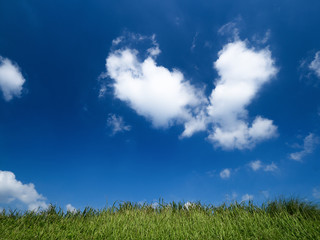
#> input picture Hw 3/data/landscape.jpg, 320 x 240 px
$ jupyter execute --allow-errors 'Frazzetto_Paolo_1205687_Clustering exercise.ipynb'   (shell and % lines are left out)   (older library calls are emulated)
#> lines starting #> are read from the running program, lines starting #| are printed output that depends on the picture; after the words box and inside, x2 and y2 are one past the last pixel; in counts of white or black regions, pixels touching at a corner belong together
### Clustering: k-means and linkage-based clustering

In this notebook we are going to practice with the k-means and the linkage-based (called "agglomerative" in sklearn) clustering algorithms.

In particular you are going to implement the k-means algorithm from scratch and to compare the results with the implementation already present in the sklearn library.

[cell 1]
#load the required packages

import numpy as np
import scipy as sp
import imageio as imio
import matplotlib.pyplot as plt

import sklearn
from sklearn.datasets.samples_generator import make_blobs
from sklearn.cluster import KMeans
from sklearn.datasets import load_sample_image
from skimage import data, color
from skimage.transform import rescale, resize, downscale_local_mean

from mpl_toolkits.mplot3d import Axes3D #3d plotting functions
from matplotlib import pyplot
from PIL import Image

from copy import deepcopy  #deepcopy ensures that a copy of all the object data is performed (not just the pointers)

## TO DO:

Place your ID number in the ID variable, it will be used as random seed (as usual the random seed can affect a little bit the results)

[cell 2]
# fix your ID ("numero di matricola") and the seed for random generator
ID = 1205687  #insert your ID number here
np.random.seed(ID)

[cell 3]
# load the images and display them
flower = load_sample_image('flower.jpg')
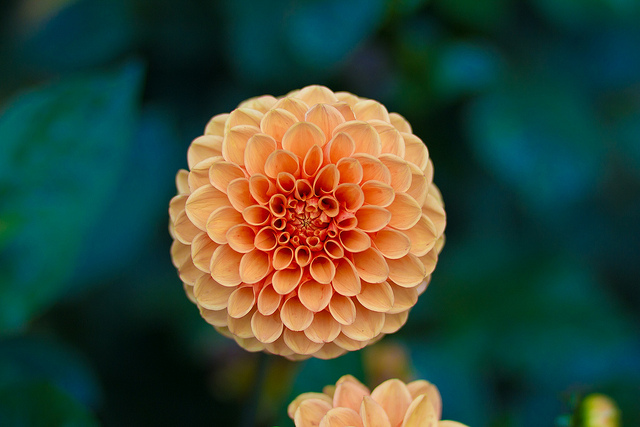
#> flower: shape (427, 640, 3); mean R, G, B 55.1, 73.6, 57
landscape = imio.imread("data/landscape.jpg")
#> landscape is the input picture: shape (240, 320, 3); mean R, G, B 53.2, 102.9, 142.7
skiing = imio.imread("data/skiing.jpg")
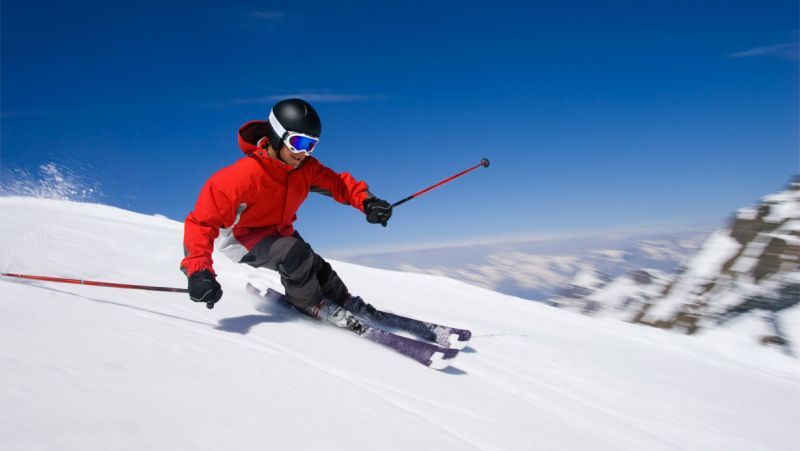
#> input picture Hw 3/data/skiing.jpg, 800 x 451 px
#> skiing is the input picture: shape (451, 800, 3); mean R, G, B 122.3, 146.9, 181.4

ax = plt.axes(xticks=[], yticks=[])
ax.imshow(flower)
plt.show()
print("Flower image: ",flower.shape)
#| Flower image:  (427, 640, 3)

ax2 = plt.axes(xticks=[], yticks=[])
ax2.imshow(landscape)
plt.show()
print("Landscape image: ",landscape.shape)
#| Landscape image:  (240, 320, 3)

ax3 = plt.axes(xticks=[], yticks=[])
ax3.imshow(skiing)
plt.show()
print("Skiing image: ",skiing.shape)
#| Skiing image:  (451, 800, 3)

We are going to start by using the flower image. It will be rescaled of a factor 8 to speed up the computation.

[cell 4]
# Rescale the image of a factor of 8
# The anti-aliasing can be enabled for better performances but requires a recent version of the python packages

flower_rescaled = rescale(flower, 1.0 / 8.0, anti_aliasing=True, multichannel=True) #new versions
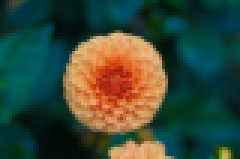
#> flower_rescaled: shape (53, 80, 3) float64 (shown 3 times larger); mean R, G, B 0.216, 0.289, 0.224
#flower_rescaled = rescale(flower, 1.0 / 8.0)  # better compatibility

# Firstly, we are going to visualize the rescaled version
print(flower_rescaled.shape)
#| (53, 80, 3)
ax = plt.axes(xticks=[], yticks=[])
ax.imshow(flower_rescaled);

[cell 5]
# reshape the data to a matrix of num_pixels x 3

data_rescaled = flower_rescaled.reshape(flower_rescaled.shape[0]*flower_rescaled.shape[1], 3)

print(data_rescaled.shape)
#| (4240, 3)
print(data_rescaled)
#> (printed output is left out)

[cell 6]
# Plot the points in the 3-dimensional space with normalized intervals between 0 and 1
# (corresponding to the three channels of the image, i.e. Red Green and Blue)


fig = pyplot.figure()
axis = fig.add_subplot(1, 1, 1, projection="3d")
r, g, b = list(data_rescaled[:,0]), list(data_rescaled[:,1]), list(data_rescaled[:,2])
#> r = 4240 values, max 0.947 at index 1485, min 0.000212 at index 3701, mean 0.216; g = 4240 values, max 0.78 at index 1071, min 0.0413 at index 3701, mean 0.289; b = 4240 values, max 0.575 at index 1071, min 0.00508 at index 3794, mean 0.224

axis.scatter(r, g, b, c=data_rescaled, s=5, marker="o")
axis.set_xlabel("Red")
axis.set_ylabel("Green")
axis.set_zlabel("Blue")
pyplot.show()
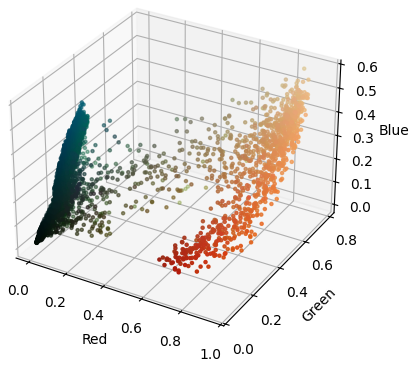
#> figure drawn by matplotlib, 1 panel

## TO DO 1
Implement the k-means algorithm manually (do not use the kmeans function of sklearn). The inputs to the function is the set of vectors to be clustered and the number of clusters. The output must contain the clusters barycenters, a vector associating each data point to the corresponding cluster and the error at each iteration.
Additionally, fix a maximum number of iterations of the k-means algorithm (e.g., 50).

[cell 7]
def my_kmeans(points, k):
#> called with points = array of shape (4240, 3), k = 2
    max_iters=50

    #ADD YOUR CODE HERE
    centroids = np.random.random(size=(k,points.shape[1])) # k centroids random initialization in the 3-dimensional space
    iters     = 0
    clusters  = np.empty(points.shape[0], dtype=int) # vector of labels associating each point to a cluster
#> clusters = 4240 values from -1 to -1
    error     = np.empty(max_iters)
    while iters < max_iters:

        for j,point in enumerate(points): #loop over each point
            distance = np.empty(k)
            for i in range(k): # compute the distances for each point from every centroids
                distance[i] = np.linalg.norm(centroids[i,:] - point)
            clusters[j] = np.argmin(distance)  # assign the closest cluster label to the point

        sum_err = 0 # summation for the error
        for i in range(k): # recompute new centroids for each cluster
            Ci = points[clusters == i,:] # select points belonging to cluster C_i, where i is the cluster label
            centroids[i,:] = Ci.sum(axis=0) / Ci.shape[0] # barycenter

            # compute error made by approximating the points with the cluster centers
            for xi in Ci:
                sum_err += np.linalg.norm(xi - centroids[i])**2

        error[iters] = sum_err
        iters += 1
#> after the loop, centroids = [[0.0256, 0.216, 0.199], [0.801, 0.511, 0.299]]; clusters = 4240 values, max 1 at index 916, min 0 at index 0, mean 0.246; error = 50 values, max 367.8 at index 0, min 116.7 at index 4, mean 122; iters = 50

    return centroids, clusters, error

## TO DO 2:

Now try the function you developed on the flower image with two clusters (k=2).

Then plot the data points in the 3-dimensional space, each point must be coloured based on the membership to one or the other cluster. Additionally, plot the respective clusters centroids (use a different shape, size or color to highlight the centroids).

[cell 8]
mykmeans_centers,clusters,error = my_kmeans(data_rescaled,2) #ADD YOUR CODE HERE
#> mykmeans_centers = [[0.0256, 0.216, 0.199], [0.801, 0.511, 0.299]]

[cell 9]
#ADD CODE FOR PLOTTING HERE
fig = pyplot.figure(figsize=(10,8))
axis = fig.add_subplot(1, 1, 1, projection="3d")
r, g, b = list(data_rescaled[:,0]), list(data_rescaled[:,1]), list(data_rescaled[:,2])

axis.scatter(r, g, b, c=clusters,cmap='bwr', s=10, marker="o", alpha=0.1)
axis.scatter(list(mykmeans_centers[:,0]),list(mykmeans_centers[:,1]),list(mykmeans_centers[:,2]), alpha=1,c='black', s=5000, marker="+")
axis.set_xlabel("Red")
axis.set_ylabel("Green")
axis.set_zlabel("Blue")
pyplot.show()
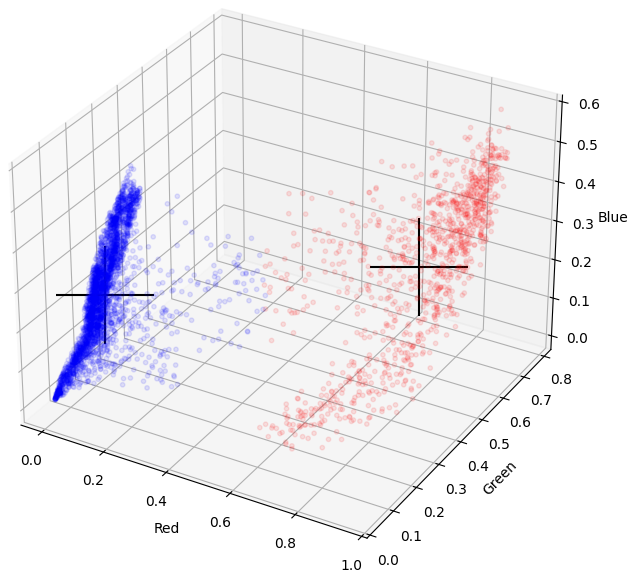
#> figure drawn by matplotlib, 1 panel

## TO DO 3:
Plot the value of the error versus the number of iterations

[cell 10]
#ADD CODE FOR PLOTTING HERE
xax = np.linspace(0,50)
plt.scatter(xax,error)
plt.grid(True)
plt.xlabel("N° of iterations")
plt.ylabel("Error")
plt.show()
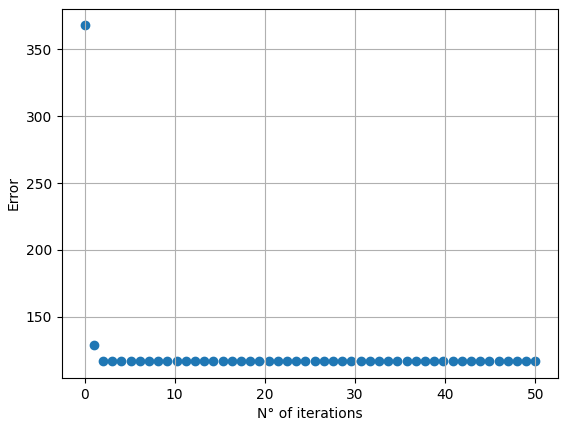
#> figure drawn by matplotlib, 1 panel

## TO DO 4:
Now use the k-means function provided in sklearn. Pass to the function the number of clusters and use multiple random initializations (n_init parameter). Go to the documentation page for further details

#> (a cell that did not finish here is left out)

## TO DO 5:
Perform the same plot as above but with the output of the k-means function provided in sklearn.

#> (a cell that did not finish here is left out)

## Question 1:

Compare the results obtained with your implementation and with k-means from sklearn. Do you observe any differences, i.e., do the two plot matches?

**Answer:** The two plots are quite alike. At first glance I could not find any difference between the two main clusters (blue and red in plots) and the centroids are just slightly shifted. So my implementation, even if it is slower, produces good final results.

## TO DO 6:

Now display the segmented image based on the two clusters found above with the k-means functions by sklearn. Notice that for proper visualization you need to reshape the array back to the original 2D image size

[cell 13]
#ADD YOUR CODE HERE
from matplotlib import colors
data = clusters.reshape(flower_rescaled.shape[0],flower_rescaled.shape[1])
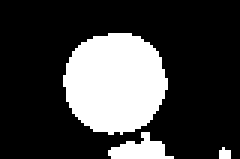
#> data: shape (53, 80) int64 (shown 3 times larger); values 0 (black) and 1 (white), 24.6% white; 3 white regions (1 under 20 px), largest, box (x1, y1, x2, y2) and area: (21, 11, 56, 45) 919, (36, 44, 58, 53) 110
ax = plt.axes(xticks=[], yticks=[])
#> (the rest of this cell did not finish here and is left out)

## Question 2:

What do you observe? Do you think clustering could be useful for image segmentation ? And for image compression? Comment your answer.

**Answer:** I can tell that the original orange flower has been discerned correctly from the greenish background, so clustering can be useful for image segmentation, provided that the number k of clusters is known beforehand. This could be also useful for image compression, in fact all the pixels in a cluster have just one averaged color, meaning that less information is required to store the clustered image.

## TO DO 7:

Now perform again the clustering with the non-rescaled image, using the method provided by sklearn. Plot again: the 3-dimensional points, the 3-dimensional points with color based on membership, the segmented image.

[cell 14]
ax = plt.axes(xticks=[], yticks=[])
ax.imshow(flower);
print(flower.shape)
#| (427, 640, 3)

data = flower.reshape(flower.shape[0]*flower.shape[1], 3)
data=data/255.0
print(data.shape)
#| (273280, 3)


fig = pyplot.figure()
axis = fig.add_subplot(1, 1, 1, projection="3d") # 3D plot with scalar values in each axis

r, g, b = list(data[:,0]), list(data[:,1]), list(data[:,2])


axis.scatter(r, g, b, c=data, s=5, marker="o")
axis.set_xlabel("Red")
axis.set_ylabel("Green")
axis.set_zlabel("Blue")
pyplot.show()
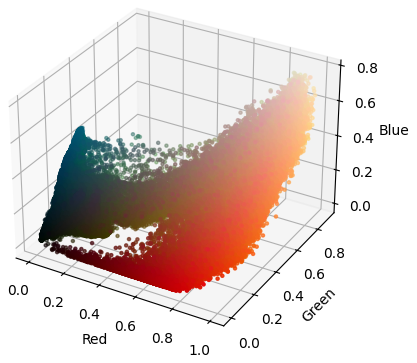
#> figure drawn by matplotlib, 1 panel

#ADD YOUR CODE HERE

#> (a cell that did not finish here is left out)

#> (a cell that did not finish here is left out)

## Question 3: explain what do you observe

**Answer:** With more data from the original image (and more computing time) the final result is better: both the edges of the flowers and the darker spots in the inner part are clearer discerned. Maybe in this case this can be also an issue since if one considers the darker cluster as "background", the inner part of the main subject is wrongly classified.

## TO DO 8:

Now load the landscape image (optional: try also with the skiing image), resize of a factor of 8 and segment it using kmeans with k varying from 2 to 15 clusters. You can use the sklearn implementation.

Then plot the resulting data points in the 3-dimensional space, each point must be colored based on the cluster membership.
Additionally, plot the respective clusters centroids.

[cell 17]
landscape_rescaled = rescale(landscape, 1.0 / 8.0, anti_aliasing=True, multichannel=True)
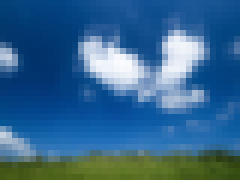
#> landscape_rescaled: shape (30, 40, 3) float64 (shown 6 times larger); mean R, G, B 0.209, 0.404, 0.56
data_rescaled = landscape_rescaled.reshape(landscape_rescaled.shape[0]*landscape_rescaled.shape[1], 3)
#> data_rescaled = 1200 rows, first 8: [0.0137, 0.252, 0.464], [0.0144, 0.257, 0.471], [0.0158, 0.266, 0.486], [0.0155, 0.269, 0.493], [0.0136, 0.259, 0.49], [0.0146, 0.26, 0.495], [0.0148, 0.263, 0.502], [0.0124, 0.265, 0.505]
print(data_rescaled.shape)
#| (1200, 3)

ax = plt.axes(xticks=[], yticks=[])
ax.imshow(landscape_rescaled);
#ADD YOUR CODE HERE

[cell 18]
error = np.array([])
fig = pyplot.figure(figsize=(10,100))
r, g, b = list(data_rescaled[:,0]), list(data_rescaled[:,1]), list(data_rescaled[:,2])
#> r = 1200 values, max 0.983 at index 420, min 0.00612 at index 446, mean 0.209; g = 1200 values, max 0.987 at index 420, min 0.198 at index 406, mean 0.404; b = 1200 values, max 0.997 at index 419, min 0.0635 at index 1119, mean 0.56
#> (the rest of this cell did not finish here and is left out)
